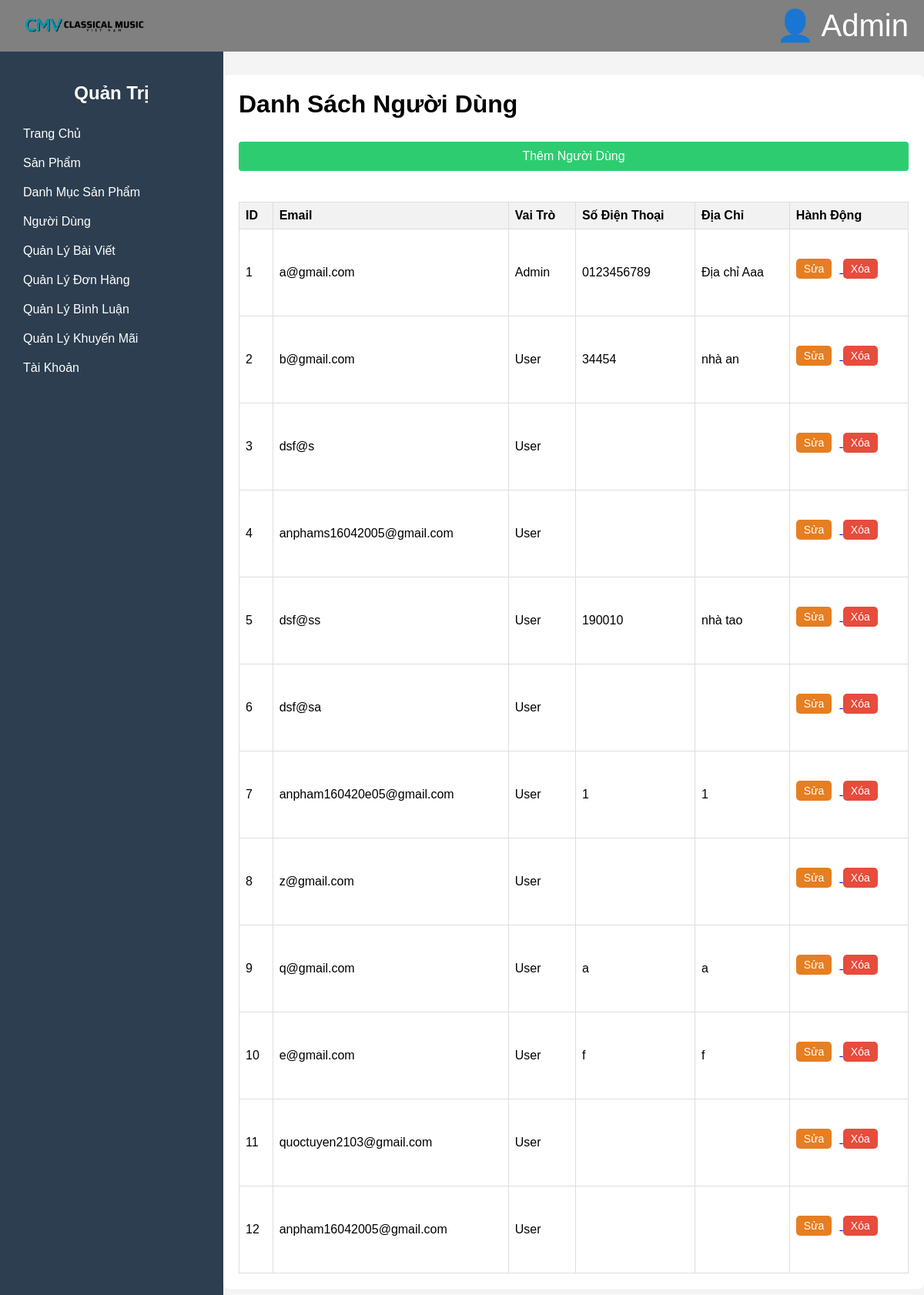
Page /layoutAdmin/index.php?trang=qluser (signed in) on the committed database.
### tables this page shows
CREATE TABLE `users` (
  `id` int(11) NOT NULL,
  `email` varchar(255) NOT NULL,
  `mk` varchar(255) NOT NULL,
  `sdt` varchar(20) DEFAULT NULL,
  `vaitro` varchar(50) DEFAULT NULL,
  `diachi` text DEFAULT NULL,
  `role` tinyint(1) NOT NULL DEFAULT 0,
  `ten` varchar(50) NOT NULL,
  `activation_status` tinyint(1) DEFAULT 0,
  `activation_code` varchar(255) NOT NULL
);

### layoutAdmin/Model/QluserModel.php (called while the page is built, shortened)
<?php
class QluserModel
{
    public function dsuser()
    {
        include_once 'Model/connectmodel.php';
        $data = new ConnectModel();
        $sql = "SELECT * FROM users";
        $this->userList = $data->selectall($sql) ?? [];
    }
}
?>

### layoutAdmin/Model/connectmodel.php (called while the page is built, shortened)
<?php
    class ConnectModel{
        public $servername = "localhost";
        public $username = "root";
        public $password = "";
        public $conn;
        public function ketnoi(){
            try{
                $this->conn = new PDO("mysql:host=".$this->servername.";port=3306;dbname=mcv;charset=utf8",$this->username,$this->password);
                $this->conn->setAttribute(PDO::ATTR_ERRMODE, PDO::ERRMODE_EXCEPTION);
                return $this->conn;
            } catch(PDOException $e) {
                echo "Connection failed: " . $e->getMessage();
            }
        }
        public function selectall($sql){
            $stmt = $this->conn->prepare($sql);
            $stmt->execute();
            $kq = $stmt->fetchAll(PDO::FETCH_ASSOC);
            $this->conn = null;
            return $kq;
        }
    }
?>

### layoutAdmin/Views/qluser.php (the view, shortened to what this page needs)
<div class="content">
    <h1>Danh Sách Người Dùng</h1>
    <button class="btn add" id="addUserBtn">Thêm Người Dùng</button>
    <table class="user-table">
        <thead>
            <tr>
                <th>ID</th>
                <th>Email</th>
                <th>Vai Trò</th>
                <th>Số Điện Thoại</th>
                <th>Địa Chỉ</th>
                <th>Hành Động</th>
            </tr>
        </thead>
        <tbody>
            <?php
            $ch = '';
            foreach ($userList as $key => $value) {
                $ch .= '
                    <td>' . ($key + 1) . '</td>
                    <td>' . $value['email'] . '</td>
                    <td>' . (($value['role'] == 1) ? 'Admin' : 'User') . '</td>
                    <td>' . $value['sdt'] . '</td>
                    <td>' . $value['diachi'] . '</td>
                    <td>
                        <a href="index.php?trang=qluser&lenh=sua&id=' . $value['id'] . '">
                            <button class="btn edit">Sửa</button>
                        </a>
                        <a href="index.php?trang=qluser&lenh=xoa&id=' . $value['id'] . '">
                            <button class="btn delete">Xóa</button>
                        </a>
                    </td>
                </tr>
                ';
            }
            echo $ch;
            ?>
        </tbody>
    </table>
</div>
</body>
</html>

### layoutAdmin/Public/css/danhmuc.css (style rules this page uses)
body { font-family: Arial, sans-serif; margin: 0; padding: 0; background-color: #f4f4f4; }
.content { flex: 1; padding: 20px; }
.content h1 { margin-bottom: 20px; }
.btn { background-color: #4CAF50; color: white; border: none; padding: 10px 15px; cursor: pointer; border-radius: 5px; margin-bottom: 20px; }

### layoutAdmin/Public/css/qlbaiviet.css (style rules this page uses)
body { font-family: 'Arial', sans-serif; margin: 0; padding: 0; background-color: #f4f4f4; }
.btn.add { background-color: #2ecc71; color: white; border: none; padding: 10px 15px; cursor: pointer; border-radius: 5px; margin-top: 20px; text-align: center; }
.content { flex: 1; padding: 20px; background-color: #ecf0f1; }
.content h1 { margin-bottom: 20px; }
.btn.edit { background-color: #e67e22; color: white; border: none; padding: 5px 10px; border-radius: 5px; cursor: pointer; }
.btn.delete { background-color: #e74c3c; color: white; border: none; padding: 5px 10px; border-radius: 5px; cursor: pointer; }

### layoutAdmin/Public/css/qlbinhluan.css (style rules this page uses)
body { font-family: 'Arial', sans-serif; margin: 0; padding: 0; background-color: #f4f4f4; }
.content { flex: 1; padding: 20px; background-color: #ecf0f1; }
.content h1 { margin-bottom: 20px; }
.btn.edit { background-color: #e67e22; color: white; border: none; padding: 5px 10px; border-radius: 5px; cursor: pointer; }
.btn.delete { background-color: #e74c3c; color: white; border: none; padding: 5px 10px; border-radius: 5px; cursor: pointer; }

### layoutAdmin/Public/css/qldonhang.css (style rules this page uses)
body { font-family: 'Arial', sans-serif; margin: 0; padding: 0; background-color: #f4f4f4; }
.content { flex: 1; padding: 20px; background-color: #ecf0f1; }
.content h1 { margin-top: 0; }

### layoutAdmin/Public/css/qluser.css (style rules this page uses)
body { font-family: Arial, sans-serif; margin: 0; padding: 0; background-color: #f4f4f4; }
.content { flex: 1; padding: 20px; }
.user-table { width: 100%; border-collapse: collapse; margin-top: 20px; }
.user-table th, .user-table td { border: 1px solid #ddd; padding: 8px; text-align: left; }
.user-table th { background-color: #f2f2f2; }
.btn { background-color: #4CAF50; color: white; border: none; padding: 10px 15px; cursor: pointer; border-radius: 5px; }
.btn.edit { background-color: #ffa500; }
.btn.delete { background-color: #f44336; }
.btn.add { margin-bottom: 20px; }
.btn.add { background-color: #28a745; color: white; border: none; padding: 10px; text-align: center; text-decoration: none; display: inline-block; font-size: 16px; margin-top: 10px; cursor: pointer; width: 100%; border-radius: 4px; }

### layoutAdmin/Public/css/qlvoucher.css (style rules this page uses)
body { font-family: Arial, sans-serif; margin: 0; padding: 0; background-color: #f4f4f4; }
.content { flex: 1; padding: 20px; }
.btn { background-color: #4CAF50; color: white; border: none; padding: 10px 15px; cursor: pointer; border-radius: 5px; }
.btn.edit { background-color: #ffa500; }
.btn.delete { background-color: #f44336; }
.btn.add { margin-bottom: 20px; }

### layoutAdmin/Public/css/sanpham.css (style rules this page uses)
body { font-family: 'Arial', sans-serif; margin: 0; padding: 0; background-color: #f4f4f4; }
.content { flex: 1; padding: 20px; background-color: #ecf0f1; }
.content h1 { margin-top: 0; }
.btn { background-color: #3498db; color: white; border: none; padding: 10px 15px; cursor: pointer; border-radius: 5px; font-size: 14px; transition: background-color 0.3s; }
.btn.edit { background-color: #e67e22; margin-right: 10px; margin-top: 30px; margin-bottom: 40px; }
.btn.delete { background-color: #e74c3c; margin-top: 30px; margin-bottom: 40px; }
.btn.add { background-color: #2ecc71; margin-bottom: 20px; }

### layoutAdmin/Public/css/thongke.css (style rules this page uses)
body { font-family: Arial, sans-serif; margin: 0; padding: 0; background-color: #f4f4f4; }
.content { flex: 1; padding: 20px; }
h1 { margin-bottom: 20px; }

### layoutAdmin/Public/css/baivietsp.css (style rules this page uses)
body { font-family: Arial, sans-serif; margin: 0; padding: 0; background-color: #f4f4f4; }
.content { width: 80%; margin: 30px auto; padding: 20px; background-color: white; border-radius: 8px; }
table { width: 100%; border-collapse: collapse; margin-top: 20px; }
table, th, td { border: 1px solid black; }
th, td { padding: 10px; text-align: left; }
.btn { padding: 8px 12px; background-color: #4CAF50; color: white; border: none; cursor: pointer; }

### rows in the picture
users: email "a@gmail.com", role "Admin", sdt "0123456789", diachi "Địa chỉ Aaa"
users: email "b@gmail.com", role "User", sdt "34454", diachi "nhà an"
users: email "dsf@s", role "User"
users: email "anphams16042005@gmail.com", role "User"
users: email "dsf@ss", role "User", sdt "190010", diachi "nhà tao"
users: email "dsf@sa", role "User"
users: email "anpham160420e05@gmail.com", role "User", sdt "1", diachi "1"
users: email "z@gmail.com", role "User"
users: email "q@gmail.com", role "User", sdt "a", diachi "a"
users: email "e@gmail.com", role "User", sdt "f", diachi "f"
users: email "quoctuyen2103@gmail.com", role "User"
users: email "anpham16042005@gmail.com", role "User"
